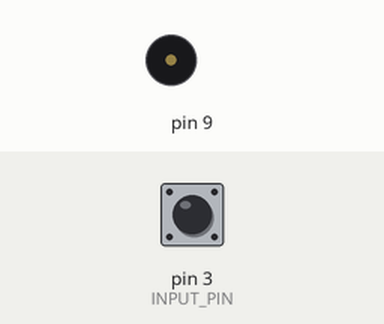
This program was run on a simulated Arduino Nano, built with avr-gcc and run on an emulated ATmega328P. Parts: buzzer (waves = sounding). Inputs (shaded band) come from the test bench; at power-on: pin 3 (INPUT_PIN) HIGH. Random numbers use the default seed unless the program sets one.

Above: at 1.2 s.
1.3 s: pin 3 (INPUT_PIN) pulled LOW for 0.15 s
At 1.55 s:
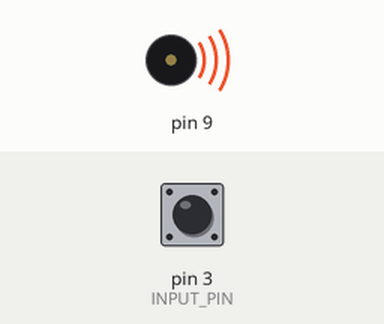
Timing chart, 0 to 4.3 s (numbered marks = the images above; inputs shaded):
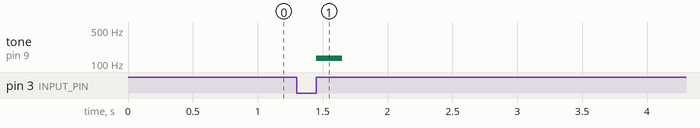

The program:

main.cpp
```cpp
#include <Arduino.h>
#include <Tone.h>
#include "Tune.h"
#include "songs/tunes.h"

#define INPUT_PIN 3
// The base note duration
#define BASE_NOTE_LENGTH 100

Tone tone1;
Tone tone2;

volatile bool tickRequest = false;
unsigned long lastDebounceMicros = 0;
const unsigned long debounceMicros = 20000;
volatile bool firstNote = true;

const Tune* currentTune;
const Tune* allTunes[] = {
  &GodRest_Tune,
  &JingleBells_Tune,
  &WeWish_Tune,
  &SilentNight_Tune,
  &Snow_Tune,
};
const int numTunes = sizeof(allTunes) / sizeof(allTunes[0]);

int currentNote = 0;
int ticksIntoNote = 0;
int arraySize = 0;

void assignTune();
void startNote(int index);
void onTick();

void setup() {
  tone1.begin(8);
  tone2.begin(9);

  pinMode(INPUT_PIN, INPUT_PULLUP);
  attachInterrupt(digitalPinToInterrupt(INPUT_PIN), onTick, RISING);
  assignTune();
}

void loop() {
  if (!tickRequest) return;
  tickRequest = false;

  if (firstNote) {
    startNote(0);
    firstNote = false;
    return;
  }

  ticksIntoNote++;

  // If enough ticks have passed that we should increment the note, do so
  if (ticksIntoNote >= currentTune->lengths[currentNote]) {
    currentNote++;
    ticksIntoNote = 0;

    if (currentNote >= arraySize) {
      currentNote = 0;
      assignTune();
    }

    startNote(currentNote);
  }
}

void assignTune() {
  randomSeed(analogRead(A0));  // or any floating pin
  int idx = random(numTunes);
  currentTune = allTunes[idx];
  arraySize = currentTune->size;
}

void onTick() {
  unsigned long now = micros();
  if (now - lastDebounceMicros < debounceMicros) return;
  lastDebounceMicros = now;

  tickRequest = true;
}

void startNote(int index) {
  tone1.stop();
  tone2.stop();

  tone1.play(currentTune->melody[index], BASE_NOTE_LENGTH * currentTune->lengths[index]);
  tone2.play(currentTune->harmony[index], BASE_NOTE_LENGTH * currentTune->lengths[index]);
}
```

Tune.h
```cpp
#pragma once
#include <Arduino.h>

struct Tune {
  const int* melody;
  const int* harmony;
  const int* lengths;
  int size;
};
```

godrest.cpp
```cpp
#include "godrest.h"
#include "Tone.h"

static const int godRest_mel[] = {
  NOTE_C4, NOTE_C4, NOTE_G4, NOTE_G4, NOTE_F4, NOTE_DS4, NOTE_D4, NOTE_C4, NOTE_AS3, NOTE_C4, NOTE_D4, NOTE_DS4, NOTE_F4, NOTE_G4,
  NOTE_C4, NOTE_C4, NOTE_G4, NOTE_G4, NOTE_F4, NOTE_DS4, NOTE_D4, NOTE_C4, NOTE_AS3, NOTE_C4, NOTE_D4, NOTE_DS4, NOTE_F4, NOTE_G4,

  NOTE_G4, NOTE_GS4, NOTE_F4, NOTE_G4, NOTE_GS4, NOTE_AS4, NOTE_C5, NOTE_G4, NOTE_F4, NOTE_DS4, NOTE_C4, NOTE_D4, NOTE_DS4, NOTE_F4,
  NOTE_DS4, NOTE_F4, NOTE_G4, NOTE_GS4, NOTE_G4, NOTE_G4, NOTE_F4, NOTE_DS4, NOTE_D4, NOTE_C4, NOTE_DS4, NOTE_C4, NOTE_F4,
  NOTE_DS4, NOTE_F4, NOTE_G4, NOTE_GS4, NOTE_AS4, NOTE_C5, NOTE_G4, NOTE_F4, NOTE_DS4, NOTE_D4, NOTE_C4
};

static const int godRest_har[] = {
  NOTE_C3, NOTE_C3, NOTE_DS3, NOTE_DS3, NOTE_D3, NOTE_C3, NOTE_G3, NOTE_DS3, NOTE_G3, NOTE_AS3, NOTE_AS3, NOTE_F3, NOTE_F3, NOTE_G3,
  NOTE_C3, NOTE_C3, NOTE_DS3, NOTE_DS3, NOTE_D3, NOTE_C3, NOTE_G3, NOTE_DS3, NOTE_G3, NOTE_AS3, NOTE_AS3, NOTE_F3, NOTE_F3, NOTE_G3,

  NOTE_G3, NOTE_F3, NOTE_D3, NOTE_DS3, NOTE_F3, NOTE_G3, NOTE_GS3, NOTE_DS3, NOTE_D3, NOTE_C3, NOTE_C4, NOTE_B3, NOTE_B3, NOTE_AS3,
  NOTE_A3, NOTE_A3, NOTE_G3, NOTE_F3, NOTE_F3, NOTE_DS3, NOTE_F3, NOTE_G3, NOTE_DS3, NOTE_GS3, NOTE_A3, NOTE_A3, NOTE_AS3,
  NOTE_B3, NOTE_B3, NOTE_AS3, NOTE_AS3, NOTE_GS3, NOTE_GS3, NOTE_G3, NOTE_G2, NOTE_A2, NOTE_B2, NOTE_C3

};
static const int godRest_len[] = {
  1, 1, 1, 1, 1, 1, 1, 1, 1, 1, 1, 1, 1, 3,
  1, 1, 1, 1, 1, 1, 1, 1, 1, 1, 1, 1, 1, 3,
  1, 1, 1, 1, 1, 1, 1, 1, 1, 1, 1, 1, 1, 2,
  1, 1, 2, 1, 1, 1, 1, 1, 1, 2, 1, 1, 2,
  1, 1, 1, 1, 1, 1, 1, 1, 1, 1, 7
};

const Tune GodRest_Tune = {
  godRest_mel,
  godRest_har,
  godRest_len,
  sizeof(godRest_mel) / sizeof(godRest_mel[0])
};
```

godrest.h
```cpp
#pragma once
#include "Tune.h"

extern const Tune GodRest_Tune;
```

jinglebells.cpp
```cpp
#include "jinglebells.h"
#include "Tone.h"

//
// Melody (Jingle Bells)
//
static const int jingle_mel[] = {

  // ----- Verse: "Dashing through the snow..." -----
  NOTE_E4, NOTE_E4, NOTE_E4,
  NOTE_E4, NOTE_E4, NOTE_E4,
  NOTE_E4, NOTE_G4, NOTE_C4, NOTE_D4, NOTE_E4,

  NOTE_F4, NOTE_F4, NOTE_F4, NOTE_F4, NOTE_F4, NOTE_E4, NOTE_E4,
  NOTE_E4, NOTE_D4, NOTE_D4, NOTE_E4, NOTE_D4, NOTE_G4,

  // ----- Chorus: "Jingle Bells, Jingle Bells..." -----
  NOTE_E4, NOTE_E4, NOTE_E4,
  NOTE_E4, NOTE_E4, NOTE_E4,
  NOTE_E4, NOTE_G4, NOTE_C4, NOTE_D4, NOTE_E4,

  NOTE_F4, NOTE_F4, NOTE_F4, NOTE_F4, NOTE_F4, NOTE_E4, NOTE_E4,
  NOTE_G4, NOTE_G4, NOTE_F4, NOTE_D4, NOTE_C4
};

//
// Harmony (bass / chords)
//
static const int jingle_har[] = {

  // Verse bass movement approximated for 2-voice style
  NOTE_C3, NOTE_C3, NOTE_C3,
  NOTE_C3, NOTE_C3, NOTE_C3,
  NOTE_C3, NOTE_G2, NOTE_G2, NOTE_B2, NOTE_C4,

  NOTE_A2, NOTE_A2, NOTE_C3, NOTE_C3, NOTE_G2, NOTE_G2, NOTE_C3,
  NOTE_G2, NOTE_G2, NOTE_B2, NOTE_B2, NOTE_G2, NOTE_B2,

  // Chorus harmony
  NOTE_C3, NOTE_C3, NOTE_C3,
  NOTE_C3, NOTE_C3, NOTE_C3,
  NOTE_C3, NOTE_G2, NOTE_G2, NOTE_B2, NOTE_C4,

  NOTE_A2, NOTE_A2, NOTE_C3, NOTE_C3, NOTE_G2, NOTE_G2, NOTE_C3,
  NOTE_G2, NOTE_G2, NOTE_A2, NOTE_B2, NOTE_C3,
};

//
// Lengths (tick-based, matching your style: 1=short, 3=long)
//
static const int jingle_len[] = {

  // Verse
  1,1,2,
  1,1,2,
  1,1,1,1,4,

  1,1,1,1,1,1,2,
  1,1,1,1,2,2,

  // Chorus
  1,1,2,
  1,1,2,
  1,1,1,1,4,

  1,1,1,1,1,1,2,
  1,1,1,1,4        // final note longer
};

//
// Construct Tune
//
const Tune JingleBells_Tune = {
  jingle_mel,
  jingle_har,
  jingle_len,
  sizeof(jingle_mel) / sizeof(jingle_mel[0])
};
```

jinglebells.h
```cpp
#pragma once
#include "Tune.h"

extern const Tune JingleBells_Tune;
```

silnight.cpp
```cpp
#include "silnight.h"
#include "Tone.h"

static const int silentNight_mel[] = {
  NOTE_G4, NOTE_A4, NOTE_G4, NOTE_E4, NOTE_G4, NOTE_A4, NOTE_G4, NOTE_E4,
  NOTE_D5, NOTE_D5, NOTE_B4, NOTE_C5, NOTE_C5, NOTE_G4,
  NOTE_A4, NOTE_A4, NOTE_C5, NOTE_B4, NOTE_A4, NOTE_G4, NOTE_A4, NOTE_G4, NOTE_E4,
  NOTE_A4, NOTE_A4, NOTE_C5, NOTE_B4, NOTE_A4, NOTE_G4, NOTE_A4, NOTE_G4, NOTE_E4,
  NOTE_D5, NOTE_D5, NOTE_F5, NOTE_D5, NOTE_B4, NOTE_C5, NOTE_E5,
  NOTE_C5, NOTE_G4, NOTE_E4, NOTE_G4, NOTE_F4, NOTE_D4, NOTE_C4
};

static const int silentNight_har[] = {
  NOTE_C3, NOTE_C3, NOTE_E3, NOTE_C3, NOTE_C3, NOTE_C3, NOTE_E3, NOTE_C3,
  NOTE_G3, NOTE_G3, NOTE_G3, NOTE_C3, NOTE_C3, NOTE_C3,
  NOTE_F3, NOTE_F3, NOTE_F3, NOTE_F3, NOTE_F3, NOTE_C3, NOTE_C3, NOTE_C3, NOTE_C3,
  NOTE_F3, NOTE_F3, NOTE_F3, NOTE_F3, NOTE_F3, NOTE_C3, NOTE_C3, NOTE_C3, NOTE_C3,
  NOTE_G3, NOTE_G3, NOTE_G3, NOTE_G3, NOTE_G3, NOTE_C3, NOTE_C3,
  NOTE_C3, NOTE_C3, NOTE_C3, NOTE_G3, NOTE_G3, NOTE_G3, NOTE_C3
};

static const int silentNight_len[] = {
  3, 1, 2, 6, 3, 1, 2, 6,
  4, 2, 6, 4, 2, 6,
  4, 2, 3, 1, 2, 3, 1, 2, 6,
  4, 2, 3, 1, 2, 3, 1, 2, 6,
  4, 2, 2, 2, 2, 6, 6,
  2, 2, 2, 3, 1, 2, 12
};

const Tune SilentNight_Tune = {
  silentNight_mel,
  silentNight_har,
  silentNight_len,
  sizeof(silentNight_mel) / sizeof(silentNight_mel[0])
};
```

silnight.h
```cpp
#pragma once
#include "Tune.h"

extern const Tune SilentNight_Tune;
```

snow.cpp
```cpp
#include "snow.h"
#include "Tone.h"

int snow_mel[] = {
    NOTE_C4, NOTE_C4, NOTE_C5, NOTE_C5, NOTE_AS4, NOTE_A4, NOTE_G4, NOTE_F4, NOTE_C4,
    NOTE_C4, NOTE_C4, NOTE_G4, NOTE_F4, NOTE_G4, NOTE_F4, NOTE_E4, NOTE_C4,
    NOTE_C4, NOTE_D5, NOTE_D5, NOTE_C5, NOTE_AS4, NOTE_A4, NOTE_G4,
    NOTE_E5, NOTE_D5, NOTE_C5, NOTE_C5, NOTE_AS4, NOTE_A4, NOTE_A4, NOTE_G4, NOTE_F4,
};

int snow_har[] = {
    NOTE_C3, NOTE_C3, NOTE_F3, NOTE_F3, NOTE_F3, NOTE_F3, NOTE_F3, NOTE_A3, NOTE_A3,
    NOTE_A3, NOTE_A3, NOTE_AS3, NOTE_AS3, NOTE_B3, NOTE_B3, NOTE_C4, NOTE_C3,
    NOTE_A3, NOTE_AS3, NOTE_AS3, NOTE_A3, NOTE_G3, NOTE_F3, NOTE_C3,
    NOTE_C3, NOTE_C3, NOTE_C3, NOTE_C3, NOTE_CS3, NOTE_D3, NOTE_DS3, NOTE_E3, NOTE_F3,
};

int snow_len[] = {
  2, 1, 2, 1, 3, 3, 3, 3, 6,
  2, 1, 5, 1, 5, 1, 3, 8,
  1, 2, 1, 3, 3, 3, 9,
  2, 1, 3, 2, 1, 3, 2, 1, 9
};

const Tune Snow_Tune = {
  .melody = snow_mel,
  .harmony = snow_har,
  .lengths = snow_len,
  .size = sizeof(snow_mel) / sizeof(int)
};
```

snow.h
```cpp
#pragma once
#include "Tune.h"

extern const Tune Snow_Tune;
```

tunes.h
```cpp
#include "godrest.h"
#include "jinglebells.h"
#include "wewish.h"
#include "silnight.h"
#include "snow.h"
```

wewish.cpp
```cpp
#include "wewish.h"
#include "Tone.h"

int xmas_mel[] = {
    NOTE_C4, NOTE_F4, NOTE_F4, NOTE_G4, NOTE_F4, NOTE_E4, NOTE_D4, NOTE_D4, NOTE_D4,
    NOTE_G4, NOTE_G4, NOTE_A4, NOTE_G4, NOTE_F4, NOTE_E4, NOTE_C4,
    NOTE_C4, NOTE_A4, NOTE_A4, NOTE_AS4, NOTE_A4, NOTE_G4, NOTE_F4, NOTE_D4,
    NOTE_C4, NOTE_C4, NOTE_D4, NOTE_G4, NOTE_E4, NOTE_F4,
  };
int xmas_har[] = {
    NOTE_E3, NOTE_A3, NOTE_A3, NOTE_A3, NOTE_A3, NOTE_A3, NOTE_AS3, NOTE_AS3, NOTE_AS3,
    NOTE_B3, NOTE_B3, NOTE_B3, NOTE_B3, NOTE_B3, NOTE_C4, NOTE_C4,
    NOTE_C4, NOTE_CS4, NOTE_CS4, NOTE_CS4, NOTE_CS4, NOTE_CS4, NOTE_D4, NOTE_AS3,
    NOTE_A3, NOTE_A3, NOTE_AS3, NOTE_AS3, NOTE_C4, NOTE_F3,
};

int xmas_len[] = {
  2, 2, 1, 1, 1, 1, 2, 2, 2,
  2, 1, 1, 1, 1, 2, 2, 2,
  2, 1, 1, 1, 1, 2, 2, 1, 1,
  2, 2, 2, 4,
};

const Tune WeWish_Tune = {
  .melody = xmas_mel,
  .harmony = xmas_har,
  .lengths = xmas_len,
  .size = sizeof(xmas_mel) / sizeof(int)
};
```

wewish.h
```cpp
#pragma once
#include "Tune.h"

extern const Tune WeWish_Tune;
```

Measured:
- after the input at 1.3 s, tone on pin 9: silent → 131 Hz after 0.15 s, → silent 0.20 s later
